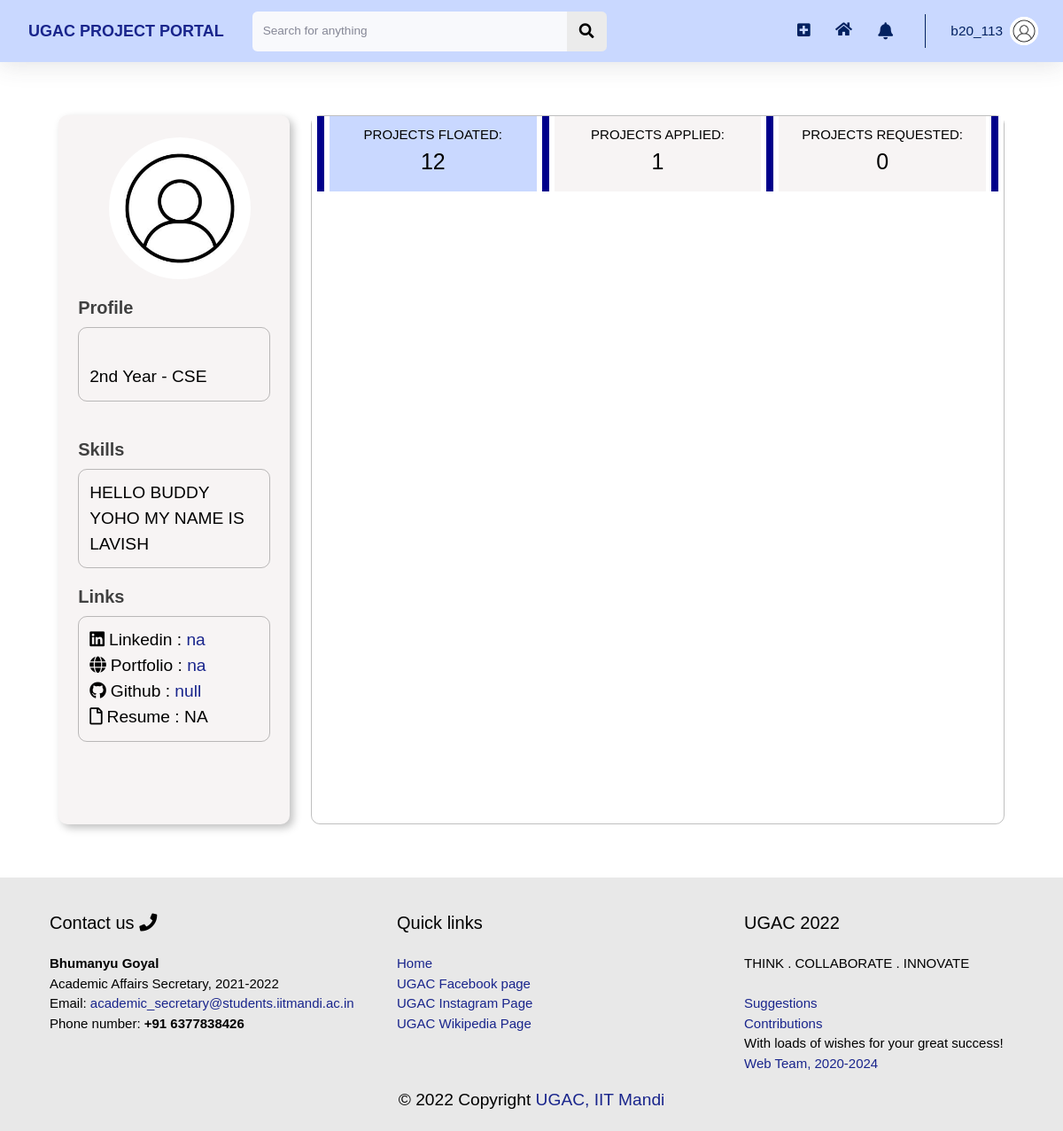
The app's page /profile/2 (signed in) with its own data.
### users/models.py (models this page shows, shortened)
class Profile(models.Model):
    user = models.OneToOneField(User, on_delete=models.CASCADE)
    image = models.ImageField(default = 'default.jpg', upload_to='profile_pics', blank=True, validators=[FileExtensionValidator(allowed_extensions=['png', 'jpg', 'jpeg'])])
    rollno = models.CharField(max_length=10)
    year = models.CharField(max_length=30, choices = YEAR_CHOICES)
    branch = models.CharField(max_length=30, choices = BRANCH_CHOICES)
    techskills = models.ManyToManyField(Tag, related_name='techskills')
    starred_projects = models.ManyToManyField(Project, related_name='starred_projects', blank = True)
    liked_projects = models.ManyToManyField(Project, related_name='liked_projects', blank = True)
    cv = models.FileField(upload_to='resumes',validators=[FileExtensionValidator(allowed_extensions=['pdf'])])
    linked_in_link = models.CharField(blank=True, max_length=100)
    portfolio_link = models.CharField(blank=True, max_length=100)
    github_link = models.CharField(blank=True, max_length=100)

### home/models.py (models this page shows)
class Tag(models.Model):
    Title = models.CharField(max_length=20)
    def __str__(self):
        return f"{self.Title}"

### home/decorators.py (the view)
    def wrap(request, *args, **kwargs):
        if check_user_profile(request.user):
            messages.error(request, 'Please complete your profile first.')
            return redirect(f'/profile/edit?firstLogin=True')
        else:
            return function(request, *args, **kwargs)

### functions.py (called while the page is built)
def get_user_projects(user):
    all_project_list = Project.objects.all().order_by('-DatePosted')
    applied = all_project_list.filter(AlreadyApplied=user)
    floated = all_project_list.filter(FloatedBy=user)
    requested = []
    for apply_request in ApplyRequest.objects.all().filter(User=user).filter(Status = "Pending"):
        requested.append(apply_request.Project)
    starred = user.profile.starred_projects.all()
    return [floated, applied, requested, starred]

def check_user_profile(user):
    user_fields = [user.username, user.first_name, user.last_name, user.email]
    for field in user_fields:
        if field == None or (len(field) == 0):
            return True
    profile = user.profile
    profile_fields = [profile.image, profile.rollno ,profile.year ,profile.branch]
    for field in profile_fields:
        if field == None or (len(field) == 0):
            return True
    if str(profile.cv) == "" or len(profile.techskills.all()) == 0:
        return True
    return False

### users/views.py (called while the page is built)
@login_required
@user_profile_completed
def profile(request, user_id):
    current_user = User.objects.get(id=user_id)
    projects = get_user_projects(current_user)
    projects_id = get_user_projects_id(current_user)
    var = True
    if(user_id!=request.user.id):
        var= False
        projects.pop()
    context = {
        'title': 'Profile',
        'projects': projects,
        'projects_id': projects_id,
        'notifications': Notification.objects.filter(user=request.user).order_by('-time'),
        'profile_user': current_user,
        'user_is_author' : var
    }
    return render(request, 'users/profile.html', context)

### users/templates/users/profile.html (shortened to what this page needs)
{% extends 'home/main.html' %} {% load static %}
{% block customStylesheets %}
<link rel="stylesheet" type="text/css" href="{% static 'users/profile.css' %}">
{% endblock customStylesheets %}
{% block content %}
<div id="profile" class="horizontal-center">
  <div id="leftColumn">
      <img class="profileImage" src="{{ profile_user.profile.image.url }}" alt="">
    <div class="leftColumnCard horizontal-center">
      <div class="cardTitle">
        Profile
      </div>
      <div class="cardDetails vertical-center">
        <div>
          <br>
          {{ profile_user.profile.year }} Year - {{ profile_user.profile.branch }}
          <br>
        </div>
      </div>
    </div>
    <div class="leftColumnCard horizontal-center">
      <div class="cardTitle">
        Skills
      </div>
      <div class="cardDetails vertical-center">
        <div>
          {% for skill in profile_user.profile.techskills.all %}
          {{ skill }}
          {% endfor %}
        </div>
      </div>
    </div>
    <div class="leftColumnCard horizontal-center">
      <div class="cardTitle">
        Links
      </div>
      <div class="cardDetails vertical-center">
        <div>
          <i class="fab fa-linkedin" style="margin-right: 5px;"></i>Linkedin :
          {% if profile_user.profile.linked_in_link|length > 0%}
          <a href={{profile_user.profile.linked_in_link}} target="_blank">{{profile_user.profile.linked_in_link}}</a>
          {% else %}
          NA
          {% endif %}
          <br>
          <i class="fas fa-globe" style="margin-right: 5px;"></i>Portfolio :
          {% if profile_user.profile.portfolio_link|length > 0%}
          <a href={{profile_user.profile.portfolio_link}} target="_blank">{{profile_user.profile.portfolio_link}}</a>
          {% else %}
          NA
          {% endif %}
          <br>
          <i class="fab fa-github" style="margin-right: 5px;"></i>Github :
          {% if profile_user.profile.github_link|length > 0%}
          <a href={{profile_user.profile.github_link}} target="_blank">{{profile_user.profile.github_link}}</a>
          {% else %}
          NA
          {% endif %}
          <br>
          <i class="far fa-file" style="margin-right: 5px;"></i>Resume :
          {% if profile_user.profile.cv|length > 0%}
          <a href="{{profile_user.profile.cv.url}}" target="_blank">
            Click Here
          </a>
          {% else %}
          NA
          {% endif %}
          <br>
        </div>
      </div>
    </div>
  </div>
  <div id="rightColumn">
    <div id="profileProjects">
      <div id="projectButtons">
        <div class="vertical-line">
          <div class="line"></div>
        </div>
        <div class="projectButton buttonSelected" id='projects0button' onclick="toggleVisibility('projects0')">
          <div class="projectButtonTitle">
            PROJECTS FLOATED:
          </div>
          <div class="projectsNumbers">
            {{ projects_id.0|length }}
          </div>
        </div>
        <div class="vertical-line">
          <div class="line"></div>
        </div>
        <div class="projectButton" id='projects1button' onclick="toggleVisibility('projects1')">
          <div class="projectButtonTitle">
            PROJECTS APPLIED:
          </div>
          <div class="projectsNumbers">
            {{ projects_id.2|length }}
          </div>
        </div>
        <div class="vertical-line">
          <div class="line"></div>
        </div>
        <div class="projectButton" id='projects2button' onclick="toggleVisibility('projects2')">
          <div class="projectButtonTitle">
            PROJECTS REQUESTED:
          </div>
          <div class="projectsNumbers">
            {{ projects_id.3|length }}
          </div>
        </div>
        <div class="vertical-line">
          <div class="line"></div>
        </div>
      </div>
    </div>
  </div>
</div>
</div>
{% endblock content %}

### home/templates/home/main.html (shortened to what this page needs)
{% extends 'home/base.html' %}
{% load static %}
{% load crispy_forms_tags %}

### home/templates/home/base.html (shortened to what this page needs)
{% load static %}
<!DOCTYPE html>
<html lang="en">
    <head>
        {% block stylesheets %}
        <link rel="stylesheet" type="text/css" href="{% static 'home/style.css' %}">
        <link rel="stylesheet" type="text/css" href="{% static 'home/cards.css' %}">
        <link rel="stylesheet" type="text/css" href="{% static 'home/footer.css' %}">
        {% endblock stylesheets %}
        {% block customStylesheets %}{% endblock customStylesheets %}
        <link rel="stylesheet" href="https://pro.fontawesome.com/releases/v5.10.0/css/all.css" />
    </head>
    {% block mainBlock %}
    <body id="page-top">
        <div id="wrapper">
            <div id="content-wrapper" class="d-flex flex-column">
                <div id="content" style="background: white;">
                    <nav class="navbar navbar-expand navbar-light bg-white topbar mb-4 static-top shadow">
                        <div class="sidebar-brand-text mx-3" style="color: #022160; font-size: large; font-weight: bold"> <a href="/">UGAC PROJECT PORTAL</a></div>
                        <form method="POST" action="{{request.get_full_path}}" class="d-none d-sm-inline-block form-inline mr-auto ml-md-3 my-2 my-md-0 mw-100 navbar-search">
                            <div class="input-group">
                                <input type="text" class="form-control bg-light border-0 small" placeholder="Search for anything" aria-label="Search" aria-describedby="basic-addon2" name="search">
                                <div class="input-group-append">
                                    <button class="btn btn-primary" type="submit">
                                        <i class="fas fa-search fa-sm"></i>
                                    </button>
                                </div>
                            </div>
                        </form>
                        <ul class="navbar-nav ml-auto">
                            <div class="notif-tooltip">
                                <a class="nav-link" href="/project/new">
                                    <i class="fas fa-plus-square fa-sm fa-fw mr-2 text-gray-400" style="margin-top: 18px;"></i>
                                </a>
                            </div>
                            <div class="notif-tooltip">
                                <a class="nav-link" href="{% url 'home' %}" role="button" style="margin-top: 11px;">
                                    <i class="fas fa-home fa-fw fa-sm mr-2 text-gray-400"></i>
                                </a>
                            </div>
                            <li class="nav-item dropdown no-arrow mx-1">
                                <a class="nav-link dropdown-toggle notif-tooltip" id="alertsDropdown" role="button" data-toggle="dropdown" aria-haspopup="true" aria-expanded="false" style="padding: 8px; width: 41.5px;">
                                    <i class="fas fa-bell fa-fw" style="margin-right: 8px;"></i>
                                </a>
                            </li>
                            <li class="nav-item dropdown no-arrow">
                                <a class="nav-link dropdown-toggle" id="userDropdown" role="button" data-toggle="dropdown" aria-haspopup="true" aria-expanded="false">
                                    <span class="mr-2 d-none d-lg-inline text-gray-600 small">{{user.username}}</span>
                                    <img class="img-profile rounded-circle" src="{{user.profile.image.url}}">
                                </a>
                            </li>
                        </ul>
                    </nav>
                    <div class="container-fluid">
                        {% block content %}{% endblock content %}
                    </div>
                </div>
            </div>
         <div id="footer">
            <div class="footer_cards">
                <div class="footer_card">
                    <div class="footer_card_Title">
                        Contact us <i class="fa fa-phone" aria-hidden="true"></i>
                    </div>
                    <div class="footer_card_Details">
                        <b>Bhumanyu Goyal</b>
                        <br>
                        Academic Affairs Secretary, 2021-2022
                        <br>
                        Email: <a href="mailto:academic_secretary@students.iitmandi.ac.in">academic_secretary@students.iitmandi.ac.in</a>
                        <br>
                        Phone number: <b>+91 6377838426</b>
                    </div>
                </div>
                <div class="footer_card">
                    <div class="footer_card_Title">
                        Quick links
                    </div>
                    <div class="footer_card_Details">
                        <a href="">Home</a>
                        <br>
                        <a href="https://www.facebook.com/iitmandi.acadcouncil/">UGAC Facebook page</a>
                        <br>
                        <a href="https://www.instagram.com/iitmandi.acadcouncil/?hl=en">UGAC Instagram Page</a>
                        <br>
                        <a href="https://wiki.iitmandi.co.in/p/UG_Academic_Council">UGAC Wikipedia Page</a>
                    </div>
                </div>
                <div class="footer_card">
                    <div class="footer_card_Title">
                        UGAC <script>document.write(new Date().getFullYear())</script>
                    </div>
                    <div class="footer_card_Details">
                        THINK . COLLABORATE . INNOVATE
                        <br>
                        <br>
                        <a href="https://forms.gle/FG8WnKo5cJuHWive6">Suggestions</a>
                        <br>
                        <a href="https://forms.gle/tci5sjB3mgpfvo6k8">Contributions</a>
                        <br>
                        With loads of wishes for your great success!
                        <br><a href="" style="align-content: center;">Web Team, 2020-2024</a>
                    </div>
                    </div>
                </div>
            </div>
            <div id="CopyrightAndTeam">
                <div class="vertical-center">
                    <div class="copyright horizontal-center">
                        &copy; <script>document.write(new Date().getFullYear())</script> Copyright <a href="">UGAC, IIT Mandi</a>
                    </div>
                </div>
            </div>
    </body>
    {% endblock mainBlock %}
</html>

### home/static/home/footer.css (style rules this page uses)
.horizontal-center { margin: 0 auto; }
.vertical-center { display: flex; align-items: center; }
#footer { padding: 20px 0px 0px 40px; background-color: #e8e8e8; }
#CopyrightAndTeam { background-color: #e8e8e8; padding-bottom: 20px; }
.footer_card_Title { font-size: 20px; }
.footer_card_Details { margin-top: 20px; font-size: 15px; }
.footer_cards { max-width: 1200px; margin: 0 auto; display: grid; grid-gap: 1rem; }
.footer_card { padding: 1rem; grid-template-columns: repeat(auto-fit, minmax(300px, 1fr)); }
@media (min-width: 600px) { .footer_cards { grid-template-columns: repeat(2, 1fr); } }
@media (min-width: 900px) { .footer_cards { grid-template-columns: repeat(3, 1fr); } }

### users/static/users/profile.css (style rules this page uses)
.horizontal-center { margin: 0 auto; }
.vertical-center { display: flex; align-items: center; }
.container-fluid { padding: 0; }
#profile { width: 89%; display: flex; min-height: 800px; margin-bottom: 60px; margin-top: 60px; }
#leftColumn { width: 25%; min-width: 250px; position: relative; background: #F7F4F4; box-shadow: 4px 4px 10px rgba(0, 0, 0, 0.25); border-radius: 10px; }
.profileImage { width: 100%; height: 20%; max-width: 160px; margin-left: 22%; margin-top: 25px; border-radius: 100%; }
.leftColumnCard { width: 83%; min-height: 140px; overflow-x: hidden; margin-top: 20px; }
.leftColumnCard:last-child { margin-bottom: 15px; }
.cardTitle { font-family: sans-serif; font-style: normal; font-weight: bold; font-size: 20px; line-height: 24px; color: #404040; margin-bottom: 10px; }
.cardDetails { padding: 1vw; border: 1px solid rgba(0, 0, 0, 0.25); box-sizing: border-box; border-radius: 10px; overflow-wrap: break-word; }
#rightColumn { margin-left: 2vw; width: 75%; border: 1px solid rgba(0, 0, 0, 0.25); box-sizing: border-box; border-radius: 10px; }
#projectButtons { display: flex; min-height: 60px; }
.vertical-line { width: 20px; padding: 0px 6px; background-color: white !important; }
.line { height: 100%; width: 8px; background-color: darkblue; }
#projectButtons>div { background: #F7F4F4; text-align: center; }
.projectButton { width: 100%; cursor: pointer; }
.projectButtonTitle { font-family: sans-serif; font-size: 15px; margin-top: 10px; }
.projectsNumbers { font-size: 25px; margin-bottom: 15px; }
.buttonSelected { background: #C9D8FF !important; }

### home/templates/home/base.html (style rules this page uses)
.input-group-prepend .btn, .input-group-append .btn { position: static; z-index: 2; }

### records on screen
Tag: Title "HELLO"
Tag: Title "BUDDY"
Tag: Title "YOHO"
Tag: Title "MY"
Tag: Title "NAME"
Tag: Title "IS"
Tag: Title "LAVISH"

### other values on screen
{{ user.username }} "b20_113"
{{ profile_user.profile.year }} "2nd"
{{ profile_user.profile.branch }} "CSE"
{{ profile_user.profile.linked_in_link }} "na"
{{ profile_user.profile.portfolio_link }} "na"
{{ profile_user.profile.github_link }} "null"
{{ projects_id.0|length }} "12"
{{ projects_id.2|length }} "1"
{{ projects_id.3|length }} "0"
